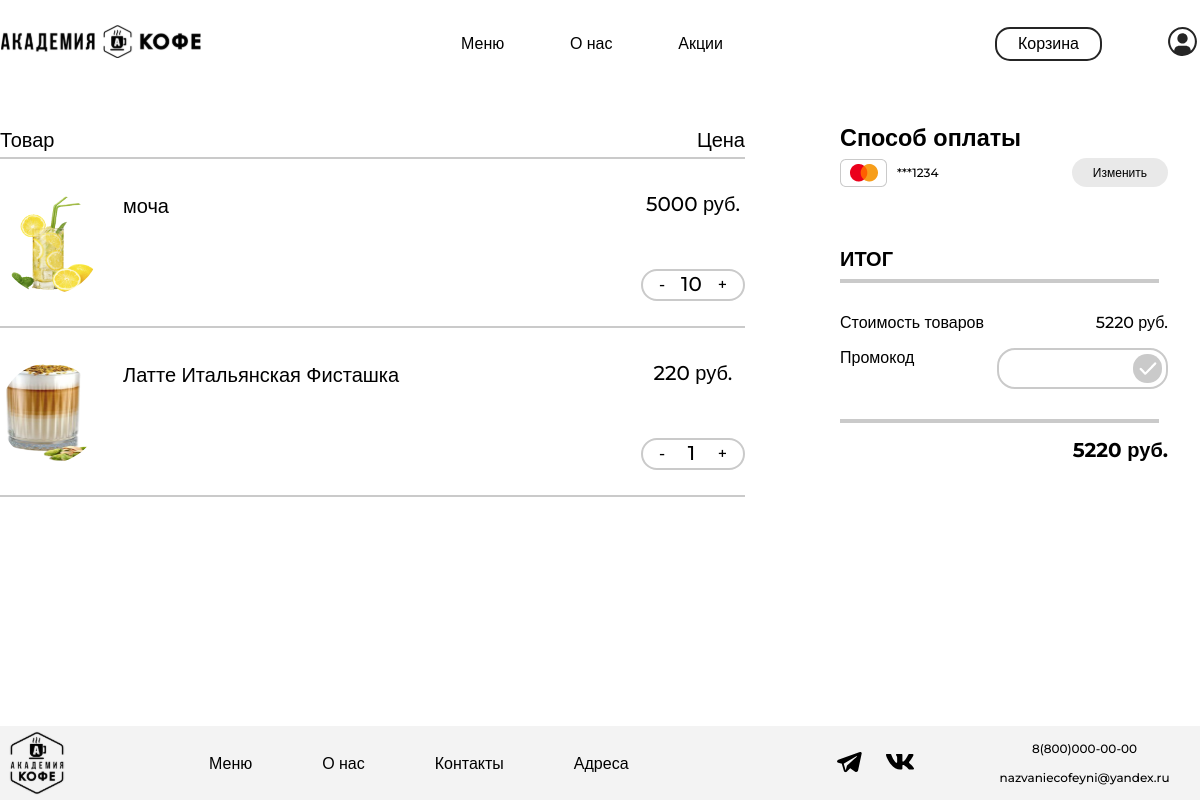
/cart/ (signed in), run on an earlier commit of the app's database.
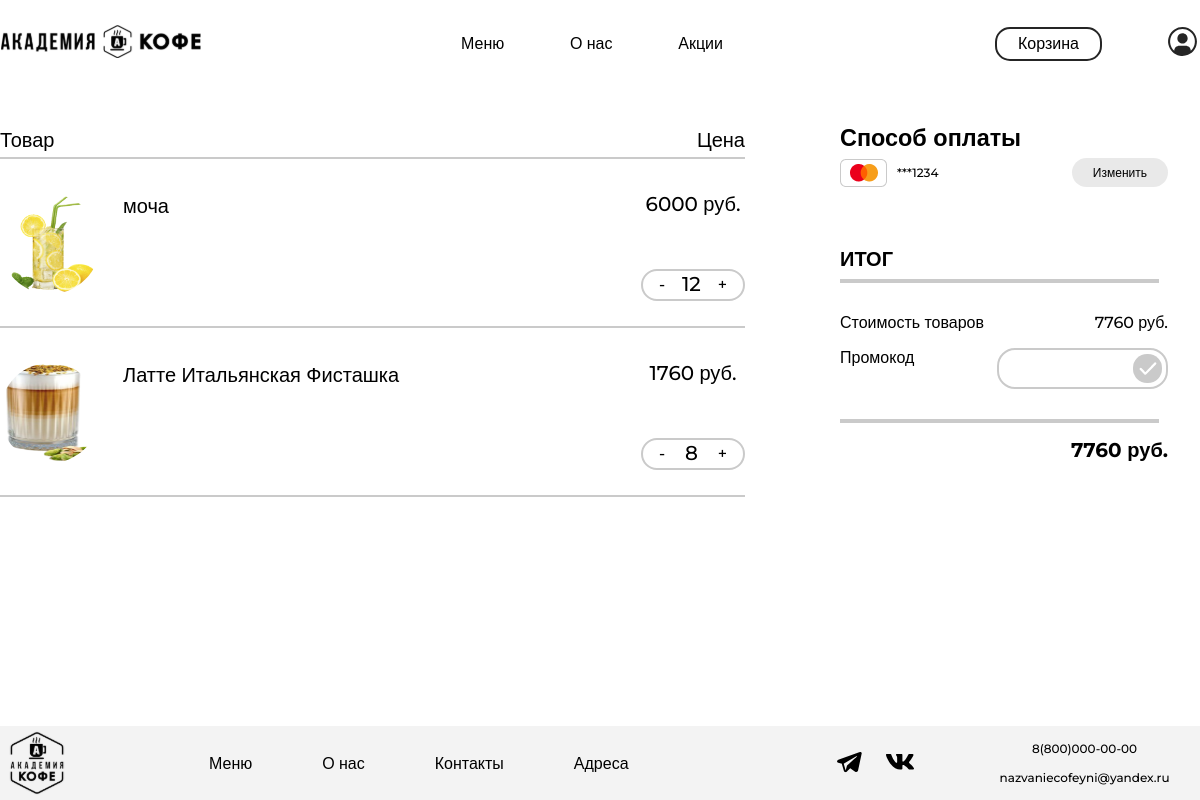
And on a later commit of the database.
### academyCoffee/models.py (models this page shows, shortened)
class Basket(models.Model):
    user = models.ForeignKey(to=User, on_delete=models.CASCADE)
    product = models.ForeignKey(to=Product, on_delete=models.CASCADE)
    quantity = models.PositiveSmallIntegerField(default=0)
    created_timestamp = models.DateTimeField(auto_now_add=True)
    objects = BasketQuerySet.as_manager()
    def sum(self):
        return self.product.price * self.quantity

class Product(models.Model):
    name = models.CharField('Название', max_length=50)
    price = models.DecimalField(max_digits=7, decimal_places=0)
    stars = models.DecimalField(max_digits=5, decimal_places=1)
    image = models.ImageField(upload_to='products_images')
    category = models.ManyToManyField(ProductCategory)
    class Meta:
        verbose_name = 'Товар'
        verbose_name_plural = 'Товары'

### academyCoffee/views.py (the view)
# urls.py: path('cart/', views.cart, name='cart'),
@login_required
def cart(request):
    context = {
        'title': "Корзина",
        'baskets': Basket.objects.filter(user=request.user)
    }
    return render(request, 'main/cart.html', context)

### academyCoffee/models.py (called while the page is built)
    def total_sum(self):
        return sum(basket.sum() for basket in self)

### academyCoffee/templates/main/cart.html (shortened to what this page needs)
{% extends 'main/base.html' %}
{% load static %}
{% block style %}
    <link rel="stylesheet" href="{% static 'cart/css/style.css' %}">
{% endblock %}
{% block content %}
    <main class="main">
        <div class="main-container">
            {% if baskets %}
                <div class="cart-content-container">
                    <div class="cart-titles-container">
                        <p class="cart-title">
                            Товар
                        </p>
                        <p class="cart-title">
                            Цена
                        </p>
                    </div>
                    <div class="cart-line"></div>
                    <ul class="cart-list">
                        {% for basket in baskets %}
                            <li class="cart-list-item">
                                <div class="cart-list-item-container">
                                    <div class="item-description">
                                        <img src="{{ basket.product.image.url }}" alt="{{ basket.product.name }}"
                                             width="100" height="100">
                                        <div class="item-description-text">
                                            <h3>{{ basket.product.name }}</h3>
                                        </div>
                                    </div>
                                    <div class="item-price">
                                        <p class="price">{{ basket.sum }} руб.</p>
                                        <div class="amount-button">
                                            <button><a class="btn btn-outline-success"
                                                       href="{% url 'basket_deletion' basket.product_id %}">-</a>
                                            </button>
                                            <p>{{ basket.quantity }}</p>
                                            <button><a class="btn btn-outline-success"
                                                       href="{% url 'basket_add' basket.product_id %}">+</a></button>
                                        </div>
                                    </div>
                                </div>
                                <div class="cart-line"></div>
                            </li>
                        {% endfor %}
                    </ul>
                </div>
            {% endif %}
            <div class="payment-container">
                <div class="payment-method">
                    <h3>Способ оплаты</h3>
                    <div class="chosen-method">
                        <img class="chosen-method-image" src="{% static 'cart/img/mastercard.png' %}" alt="MasterCard"
                             width="47" height="28">
                        <p>***1234</p>
                        <button>Изменить</button>
                    </div>
                </div>
                <div class="total-container">
                    <h3>
                        ИТОГ
                    </h3>
                    <div class="total-line-first"></div>
                    <div class="total-price">
                        <p>
                            Стоимость товаров
                        </p>
                        <p>
                            {{ baskets.total_sum }} руб.
                        </p>
                    </div>
                    <div class="promo-code">
                        <p>
                            Промокод
                        </p>
                        <div class="promo-code-area">
                            <label>
                                <input class="promo-code-input" rel="">
                                <button class="promo-code-button" rel="submit">
                                    <img src="{% static 'cart/img/check_mark.png' %}" width="18" height="13"
                                         alt="Применить">
                                </button>
                            </label>
                        </div>
                    </div>
                    <div class="total-line-last"></div>
                    <p id="final-price">{{ baskets.total_sum }} руб.</p>
                </div>
            </div>
        </div>
    </main>
{% endblock %}

### academyCoffee/templates/main/base.html (shortened to what this page needs)
{% load static %}
<!DOCTYPE html>
<html lang="ru">
<head>
    <link rel="stylesheet" href="{% static 'base/css/base.css' %}">
    {% block style %}
    {% endblock %}
</head>
<body>
    <header class="main-header">
        <nav class="nav-bar">
            <a href="{% url 'home' %}"><img class="nav-bar-item logo" src="{% static 'base/img/logo.svg' %}" width="200" height="33"
                                            alt="Логотип"></a>
            <div class="container-middle">
                <a class="nav-bar-item" href="{% url 'menu' %}">Меню</a>
                <a class="nav-bar-item" href="{% url 'about' %}">О нас</a>
                <a class="nav-bar-item" href="{% url 'stocks' %}">Акции</a>
            </div>
            <div class="container-right">
                <a class="nav-bar-item cart" href="{% url 'cart' %}">Корзина</a>
                <a class="nav-bar-item" href="{% if user.is_authenticated %} {% url 'profile' %} {% else %} {% url 'login' %} {% endif %}">
                    <img src="{% static 'base/img/personal_account.svg' %}" width="33" height="33" alt="Личный кабинет">
                </a>
            </div>
        </nav>
    </header>
    {% block content %}
    {% endblock %}
    <footer class="main-footer">
    <div class="main-footer-container">
      <a href="{% url 'home' %}"><img class="bottom-logo" src="{% static 'base/img/bottom_logo.svg' %}" width="74" height="74" alt="Логотип"></a>
      <ul class="main-footer-nav">
        <li>
          <a href="{% url 'menu' %}" class="main-footer-link">Меню</a>
        </li>
        <li>
          <a href="{% url 'about' %}" class="main-footer-link">О нас</a>
        </li>
        <li>
          <a href="#" class="main-footer-link">Контакты</a>
        </li>
        <li>
          <a href="#" class="main-footer-link">Адреса</a>
        </li>
      </ul>
      <ul class="socials-list">
        <li>
          <a href="#"><img src="{% static 'base/img/telegram.svg' %}" width="31" height="28" alt="Телеграм"></a>
        </li>
        <li>
          <a href="#"><img src="{% static 'base/img/vk.svg' %}" width="30" height="28" alt="VK"></a>
        </li>
      </ul>
      <div class="contacts">
        <a href="tel:+78000000000">8(800)000-00-00</a>
        <a href="mailto:nazvaniecofeyni@yandex.ru">nazvaniecofeyni@yandex.ru</a>
      </div>
    </div>
  </footer>
</body>
</html>

### academyCoffee/static/base/css/base.css (style rules this page uses)
* { font-family: 'Montserrat', Arial, sans-serif; }
main { min-width: 1230px; margin: 0 auto auto; flex-grow: 1; }
html { scroll-behavior: smooth; }
p,h1,h2,h3,h4,h5,h6 { margin: 0; }
body { margin: 0 0 0 0; padding: 0; font-size: 20px; font-weight: 500; line-height: 20px; display: flex; flex-direction: column; justify-content: space-between; align-items: center; min-height: 100vh; }
a { color: black; text-decoration: none; }
ul { padding: 0; margin: 0; list-style: none; }
.main-header { width: 1198px; margin: 25px auto 65px; font-size: 16px; }
.nav-bar { display: flex; flex-wrap: wrap; align-items: center; }
.logo { width: 200px; margin-right: 260px; align-items: center; }
.container-middle { width: 262px; margin-right: 272px; display: flex; justify-content: space-between; gap: 54px; align-items: center; }
.container-right { width: 204px; display: flex; justify-content: space-between; align-items: center; }
.cart { border: 2px solid #252525; border-radius: 15px; padding: 5px 21px; }
.main-footer { margin: 65px auto 0; background: #F3F3F3; max-width: none; width: 100%; }
.main-footer-container { width: 1230px; display: flex; align-items: center; margin: 0 auto; }
.bottom-logo { display: block; margin-right: 135px; }
.main-footer-nav { padding: 0; list-style: none; display: flex; gap: 70px; margin: 0 205px 0 0; }
.main-footer-link { font-size: 16px; line-height: 20px; }
.socials-list { padding: 0; list-style: none; display: flex; gap: 20px; margin: 0 85px 0 0; }
.contacts { display: flex; align-items: center; flex-direction: column; font-size: 12px; line-height: 15px; gap: 14px; }

### academyCoffee/static/cart/css/style.css (style rules this page uses)
.main-container { display: flex; }
.cart-content-container { width: 745px; margin-right: 95px; }
.cart-titles-container { display: flex; justify-content: space-between; margin-bottom: 5px; }
.cart-title { font-weight: 500; font-size: 20px; line-height: 24px; margin: 0; }
.cart-line { border-top: 2px solid #CACACA; margin-bottom: 35px; }
.cart-list-item-container { display: flex; justify-content: space-between; margin-bottom: 25px; }
.item-description { display: flex; }
.item-description img { border-radius: 50px; margin-right: 23px; }
.item-description-text h3 { margin: 0 0 16px; font-weight: 500; font-size: 20px; line-height: 24px; }
.price { margin: 0 0 55px; text-align: center; }
.amount-button { width: 80px; display: flex; justify-content: space-between; border: 2px solid #CACACA; border-radius: 30px; padding: 3px 10px; }
.amount-button p { margin: 0; }
.amount-button button { font-weight: 500; font-size: 16px; line-height: 20px; border: none; background: none; }
.payment-container { width: 328px; }
.payment-method { margin-bottom: 60px; }
.payment-method h3 { margin: 0 0 10px; }
.chosen-method { display: flex; align-items: center; }
.chosen-method-image { display: block; margin-right: 10px; }
.chosen-method p { font-weight: 500; font-size: 12px; line-height: 15px; margin-right: auto; }
.chosen-method button { font-weight: 500; font-size: 12px; line-height: 15px; background: rgba(202, 202, 202, 0.41); padding: 7px 21px; border: none; border-radius: 15px; }
.total-container p { margin: 0; font-weight: 500; font-size: 16px; line-height: 20px; }
.total-container h3 { font-weight: 700; font-size: 20px; line-height: 24px; margin: 0 0 8px; }
.total-line-first { width: 315px; border: 2px solid #CACACA; margin-bottom: 30px; }
.total-price { display: flex; justify-content: space-between; margin-bottom: 15px; }
.promo-code { display: flex; justify-content: space-between; margin-bottom: 30px; }
.promo-code-area { width: 148px; border: 2px solid #CACACA; border-radius: 18px; padding: 4px 4px 4px 15px; }
.promo-code-area label { display: flex; justify-content: space-between; }
.promo-code-input { width: 100px; border: none; font-weight: 500; font-size: 20px; line-height: 24px; }
.promo-code-button { width: 29px; height: 29px; padding: 4px; background: #CACACA; border-radius: 14px; border: none; display: flex; justify-content: center; align-items: center; }
.promo-code-button img { display: block; }
.total-line-last { width: 315px; border: 2px solid #CACACA; margin-bottom: 15px; }
#final-price { font-weight: 700; font-size: 20px; line-height: 24px; text-align: right; }

What changed in the data, as far as the page shows it:
changed Basket "моча": sum "5000" → "6000"; quantity "10" → "12"; total_sum "5220" → "7760"
changed Basket "Латте Итальянская Фисташка": sum "220" → "1760"; quantity "1" → "8"
